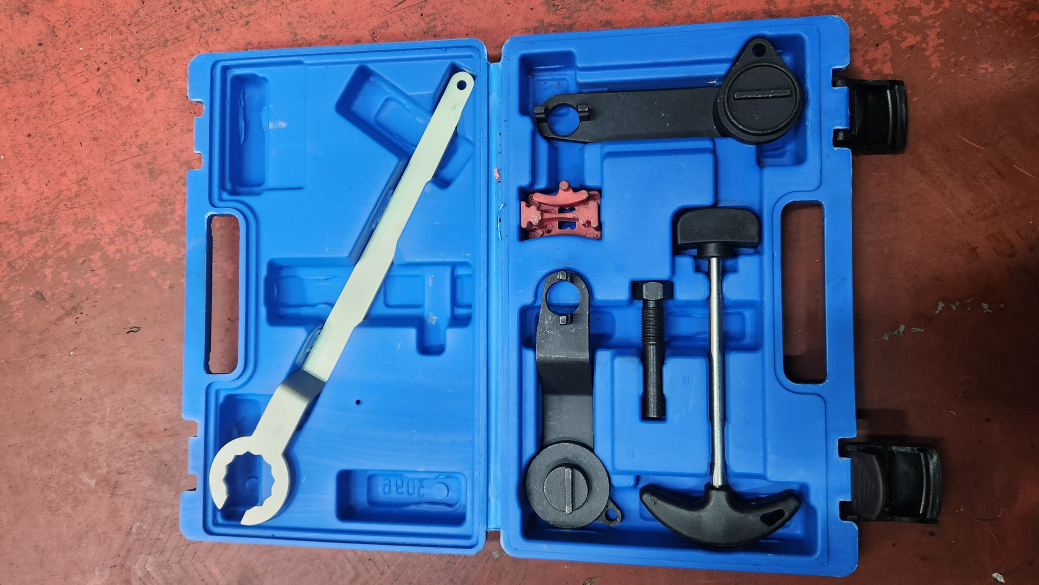
#> input picture picture/tt1_inside.jpg, 2078 x 1170 px, found by its file name (shown at 1/2 size); its folder holds only this picture in this run
$ python picture_resize.py
#> lines starting #> are read from the running program, lines starting #| are printed output that depends on the picture
# Resize all images in a directory to half the size.
#
# Save on a new file with the same name but with "small_" prefix
# on high quality jpeg format.
#
# If the script is in /images/ and the files are in /images/2012-1-1-pics
# call with: python resize.py 2012-1-1-pics

from PIL import Image
import os
import sys

directory = "./picture"

for file_name in os.listdir(directory):
    print("Processing %s" % file_name)
image = Image.open(os.path.join(directory, file_name))
#> image is the input picture: PIL image 2078x1170 RGB; mean R, G, B 87.6, 101.1, 136

x,y = image.size
#> x = 2078; y = 1170
new_dimensions = (x/2, y/2) #dimension set here
#> new_dimensions = (1039, 585)
output = image.resize(new_dimensions, Image.Resampling.LANCZOS)
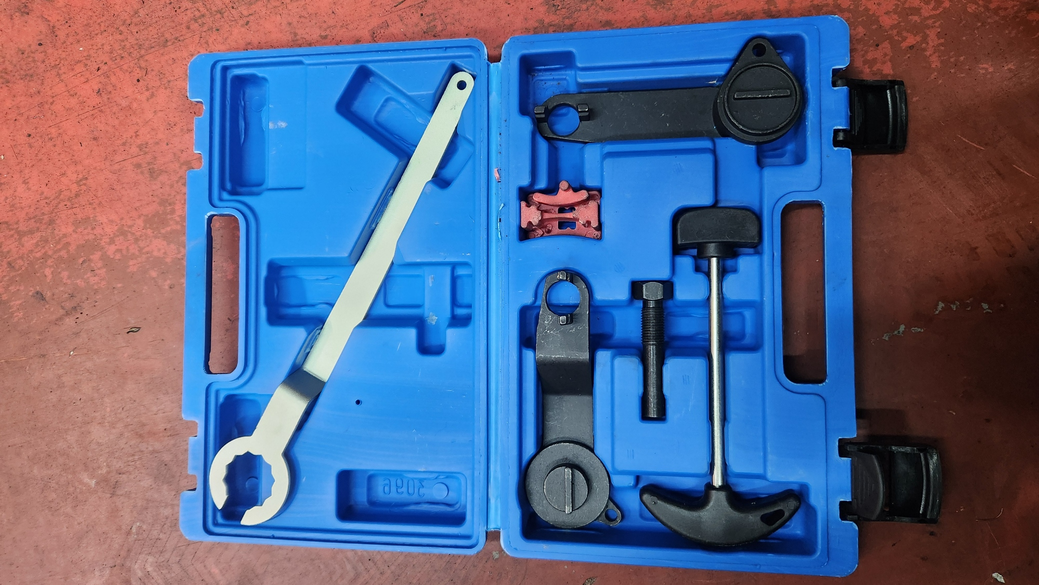
#> output: PIL image 1039x585 RGB; mean R, G, B 87.6, 101.1, 136

output_file_name = os.path.join(directory, "small_" + file_name)
output.save(output_file_name, "JPEG", quality = 95)

print("All done")

$ run again, on picture/tt1_location.jpg
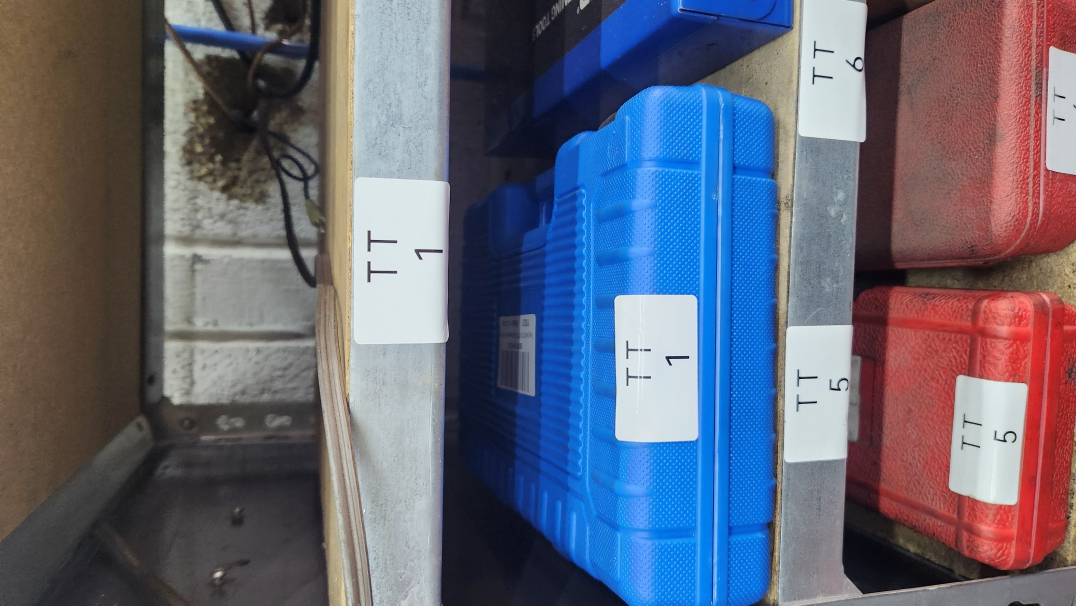
#> input picture picture/tt1_location.jpg, 2151 x 1211 px, found by its file name (shown at 1/2 size)
#> image is the input picture: PIL image 2151x1211 RGB; mean R, G, B 97.9, 101, 118.4
#> `output = image.resize(new_dimensions, Image.Resampling.LANCZOS)`:
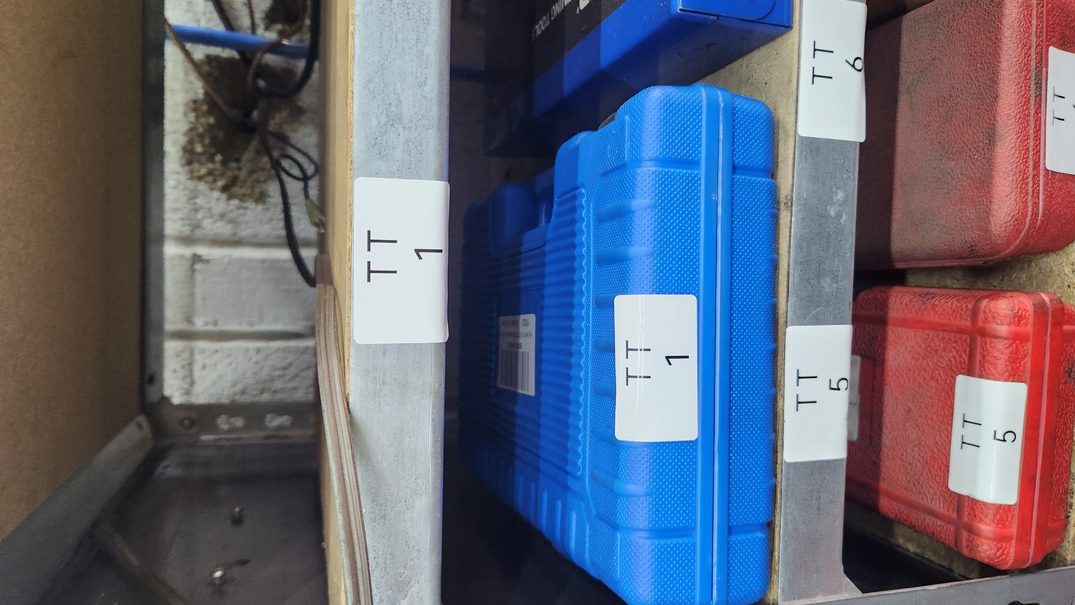
#> output: PIL image 1075x605 RGB; mean R, G, B 97.9, 101, 118.4
